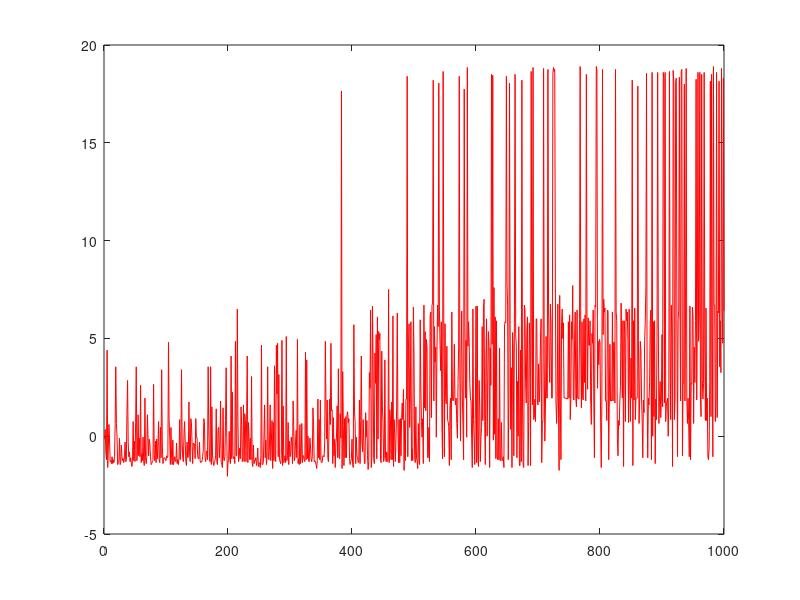
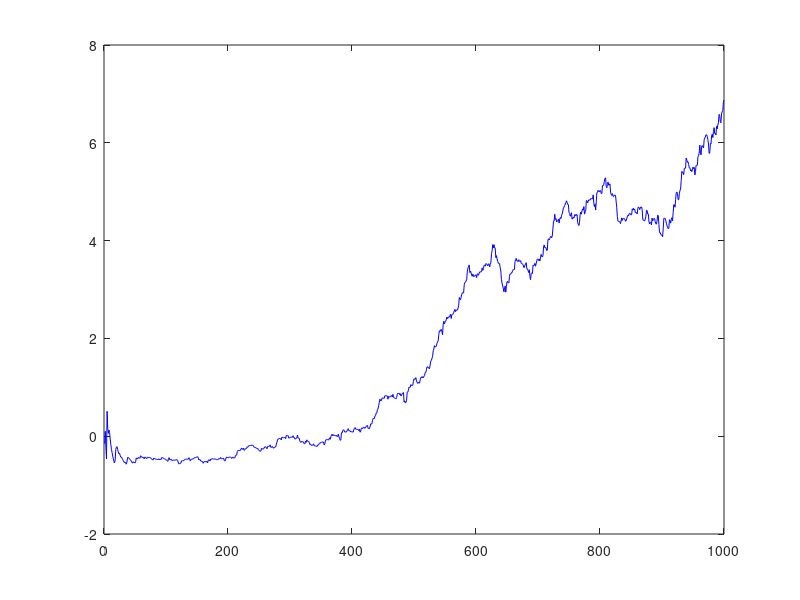

Source code (MATLAB) for these figures, in order:
close all; clear; clc;

load reward_hist.csv

% plot(reward_hist(:,2),reward_hist(:,3))

reward = reward_hist(:,2:3);
avg_last_100 = zeros(length(reward),1);

for i=1:length(reward)
    if i<=100
        avg_last_100(i) = sum(reward(1:i,2))/i;
    else
        avg_last_100(i) = sum(reward(i-100:i,2))/100;
    end
end

figure
plot(1:length(reward),reward(:,2),'r')

figure
plot(1:length(reward),avg_last_100(:),'b')